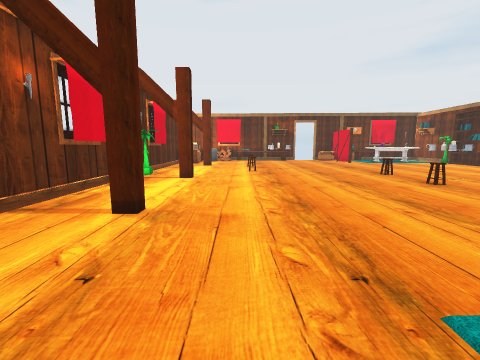
view 1 (above)

20 first-person views from a walk through a Unity game level. The camera is 1.2 m above the floor, tilts 8° down and sees 90° across. The floor is counted in squares, 1 m on a side. Each view is taken from the middle of a square. On the plan, view 1 faces up. The plan holds only what a view shows up to about 12 squares ahead; the rest is blank. The player is left out. Some animated figures are left out. Door leaves are left out, so doorways stand open. Some surface patterns are stand-ins.

view 2
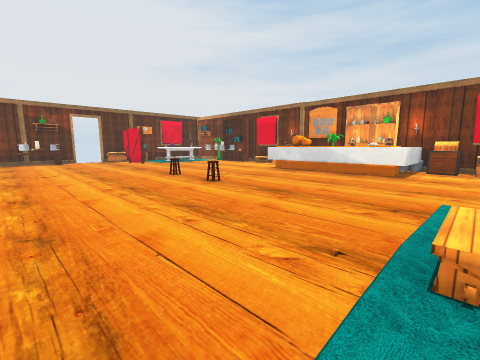

view 3
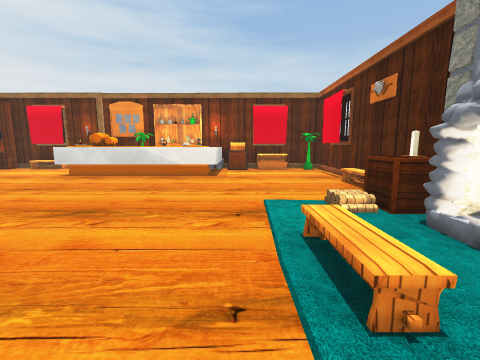

view 4
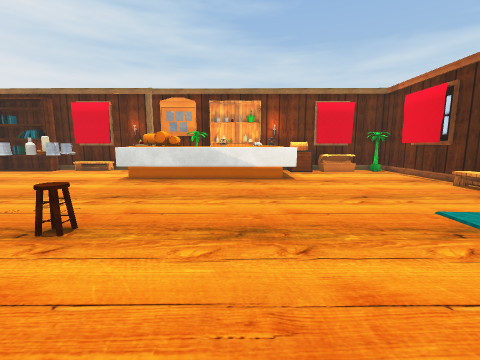

view 5
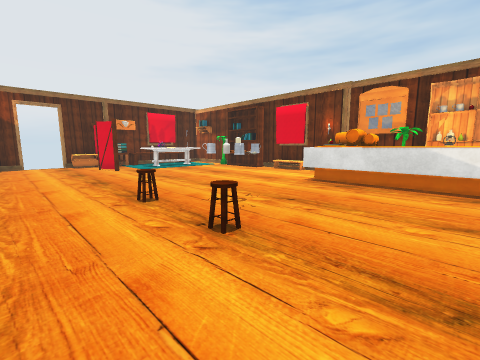

view 6
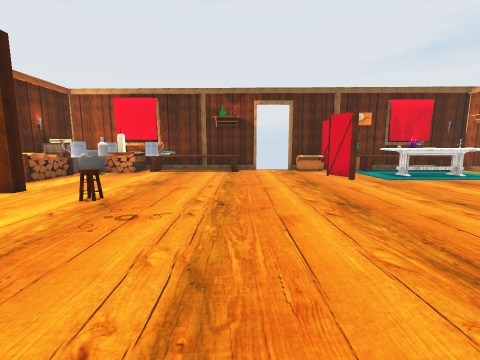

view 7
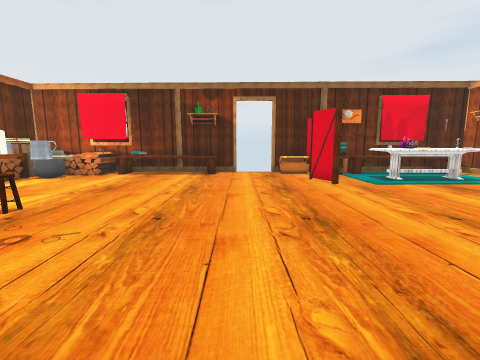

view 8
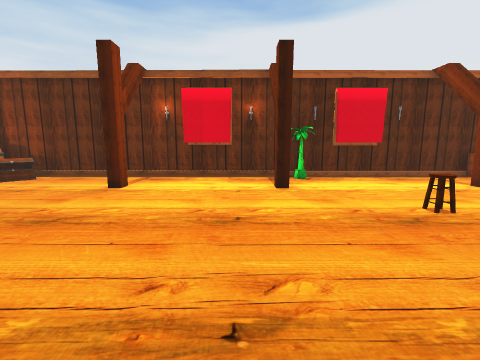

view 9
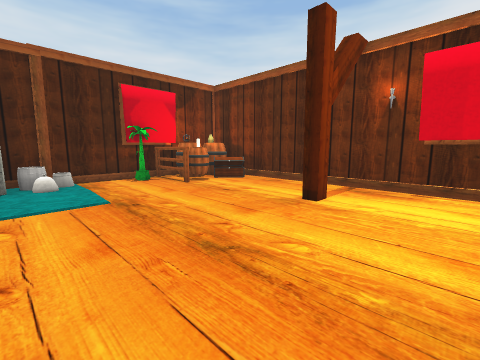

view 10
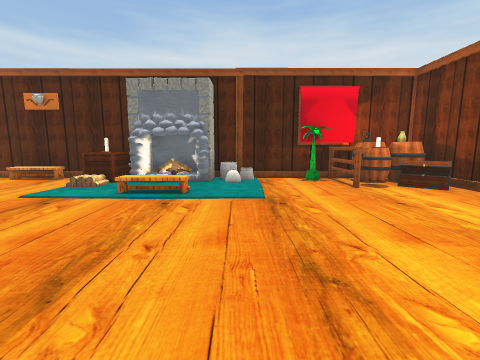

view 11
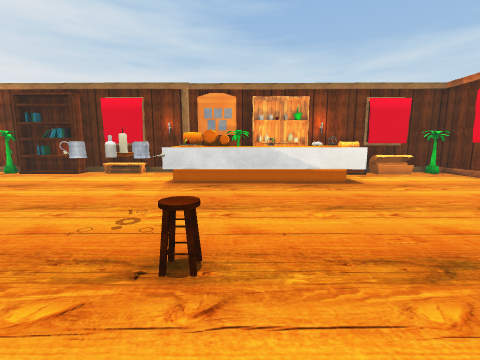

view 12
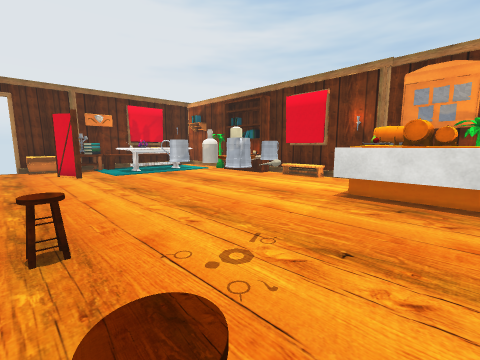

view 13
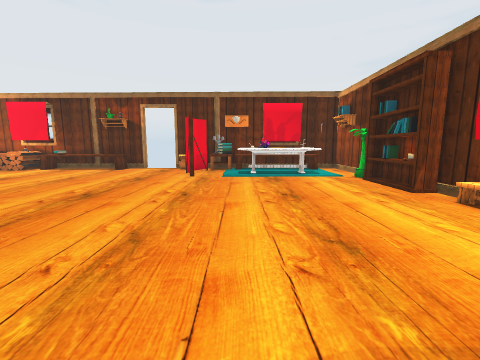

view 14
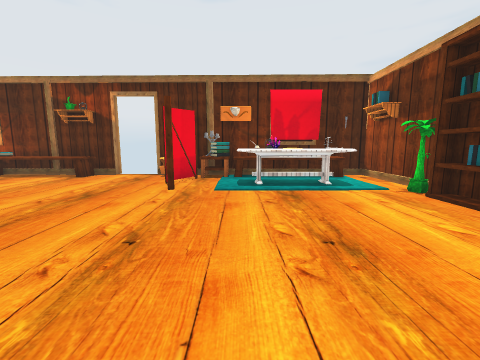

view 15
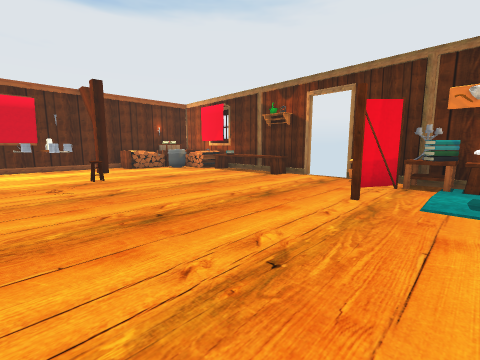

view 16
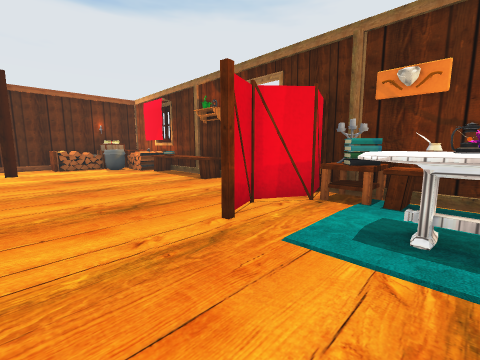

view 17
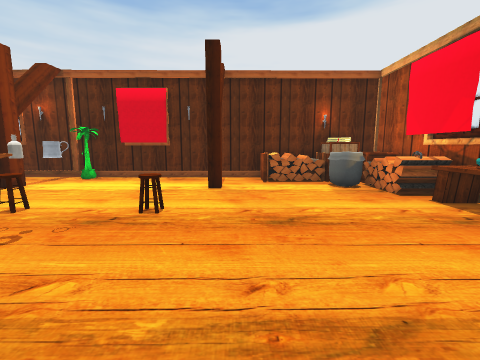

view 18
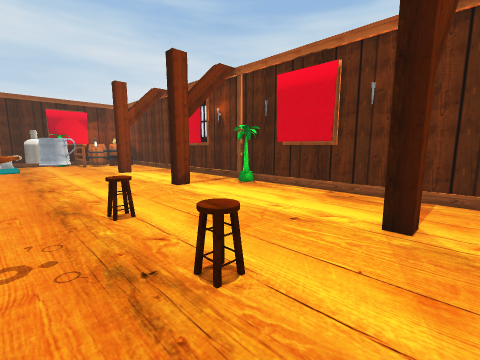

view 19
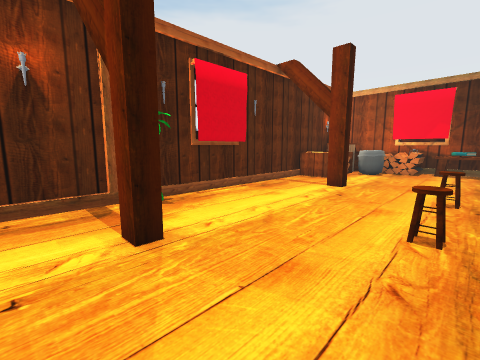

view 20
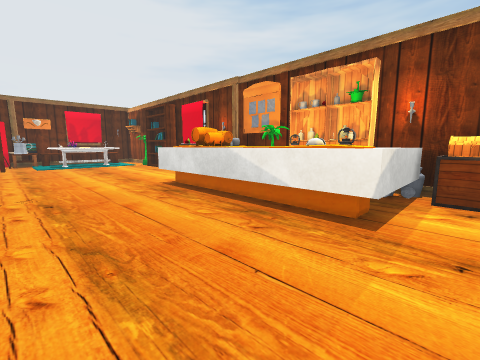

### Floor plan
Points are (right, up) in squares from view 1. A wall is a line through its corners. A room is listed if a view was taken in it or the views show most of it. See-through windows are left out.
Room 1 (views 1, 2, 3, 4, 5, 6, 7, 8, 9, 10, 11, 12, 13, 14, 15, 16, 17, 18, 19, 20)
walls: (-4, 7.6) (-4, 5.9); (-4, 13.4) (-4, 11.5); (14.8, 11.4) (14.8, 13); (15, 11.3) (15, 13.1); (14.5, 14.1) (14.5, 14.5); (15.2, 7.4) (15.2, 14.4); (14.5, 15.4) (14.5, 16.8); (4.9, 21.2) (3.5, 21.2); (-4.4, 16.3) (-4.4, -2.2) (1.6, -2.2); (15, 15.4) (15, 16.6) (14.5, 16.6); (-0.4, 20.8) (-1.5, 20.8); (15.2, 3.4) (15.2, 4.1); (6.3, -2.2) (15.2, -2.2) (15.2, 1.6); (-0.4, 21.2) (-1.5, 21.2); (15.2, 17.3) (15.3, 21.2) (6.5, 21.2); (-0.4, 21.4) (-0.9, 21.4); (-1, 21.4) (-1.6, 21.4); (11.2, -1.8) (13.2, -1.8); (13.2, 20.8) (11.2, 20.8); (14.8, 0.5) (14.8, 1.3); (15, 0.5) (15, 1.4); (-2.2, -1.8) (-0.2, -1.8)
ways out: open door at (5.5, 21)
objects: other object (-4, -1); chest (-4, 0) to (-3, 0); other object (-4, 17) to (-3, 18); box (-4, 19) to (-3, 20); box (-4, 21) to (-3, 21); barrel (-3, -1); other object (-3, 19) to (-2, 20); other object (-2, -1); other object (-2, 0); column (-2, 4); column (-2, 9); column (-2, 15); other object (-2, 21); other object (-1, -2) to (-1, -1); other object (-1, 0); other object (-1, 20); bench (0, 20) to (4, 21); other object (1, 12); other object (1, 14); other object (1, 21); carpet (2, -2) to (2, -1); other object (2, 12); other object (2, 13); column (3, -2) to (3, -1); other object (3, 13); carpet (4, -2); fireplace (4, -1); column (5, -2) to (5, -1); carpet (6, -2); other object (6, -1) to (7, -1); other object (6, 8); other object (6, 10); other object (7, 9); other object (7, 21); other object (8, 8); other object (8, 9); other object (8, 18) to (8, 20); books (9, 20); table (9, 20) to (10, 21); table (10, 18) to (10, 19); other object (11, 18); other object (11, 19); bench (11, 20) to (14, 20); other object (12, 3) to (13, 3); other object (12, 4); other object (12, 5) to (12, 6); other object (12, 7) to (13, 7); other object (12, 8) to (13, 8); other object (12, 9); table (12, 18) to (13, 19); other object (12, 19); other object (13, 4); other object (13, 9); box (14, 2) to (14, 3); other object (14, 6); other object (14, 7) to (15, 7); other object (14, 9); other object (14, 15); other object (15, 0); chest (15, 2); other object (15, 3); other object (15, 5); shelf (15, 6)

Where each view was taken, in squares from view 1:
view 1: 0 up, 0 right, facing up
view 2: 1 up, 1 right, facing up-right
view 3: 2 up, 2 right, facing right
view 4: 5 up, 3 right, facing right
view 5: 5 up, 4 right, facing up-right
view 6: 9 up, 4 right, facing up
view 7: 10 up, 5 right, facing up
view 8: 8 up, 5 right, facing left
view 9: 7 up, 3 right, facing down-left
view 10: 7 up, 2 right, facing down
view 11: 7 up, 4 right, facing right
view 12: 7 up, 6 right, facing up-right
view 13: 8 up, 10 right, facing up
view 14: 11 up, 10 right, facing up
view 15: 12 up, 10 right, facing up-left
view 16: 15 up, 11 right, facing up-left
view 17: 16 up, 5 right, facing left
view 18: 16 up, 2 right, facing down-left
view 19: 8 up, 1 right, facing up-left
view 20: 2 up, 8 right, facing up-right
